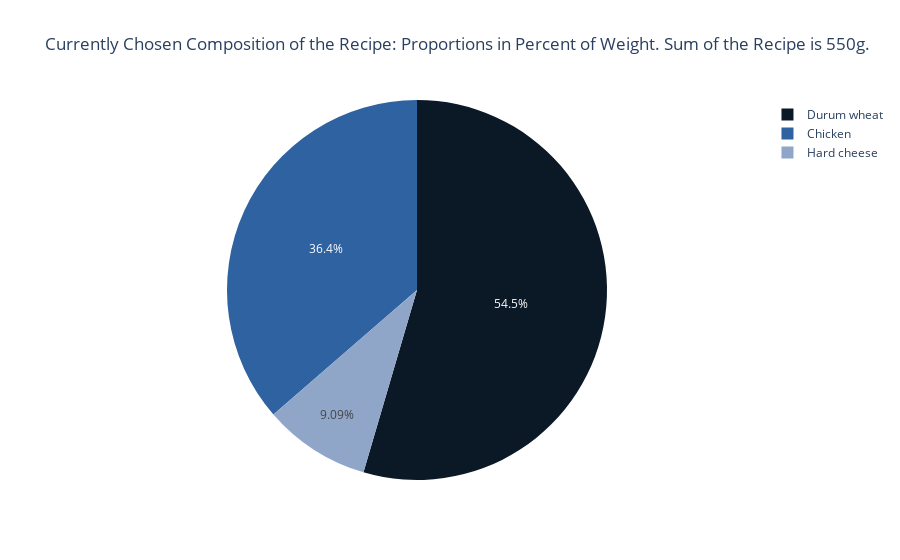

This figure's notebook cell:
### Markdown cell above
## Show plotly plot for recipe composition

### Code cell
import plotly.express as px

# give ingredients as names, value = proportion, sum of recipe is in title

fig = px.pie(names = ingredients, values = proportions, 
    color_discrete_sequence=oslo_rgb[1::3], 
            title = ('Currently Chosen Composition of the Recipe: Proportions in Percent of Weight. Sum of the Recipe is {}g.').format(sum(proportions)))
fig.show()
# fig.write_html("PieChartRecipe2.html")

### Figure 1 — Plotly figure (JSON) as saved in the notebook; plotly's stock layout.template omitted (floating-point values rounded to 4 significant figures)
{"data": [{"domain": {"x": [0, 1], "y": [0, 1]}, "hovertemplate": "label=%{label}<br>value=%{value}<extra></extra>", "labels": ["Durum wheat", "Chicken", "Hard cheese"], "legendgroup": "", "name": "", "showlegend": true, "type": "pie", "values": [300, 200, 50]}], "layout": {"legend": {"tracegroupgap": 0}, "piecolorway": ["rgb(11, 25, 39)", "rgb(46, 98, 160)", "rgb(144, 166, 201)", "rgb(255, 255, 255)"], "title": {"text": "Currently Chosen Composition of the Recipe: Proportions in Percent of Weight. Sum of the Recipe is 550g."}}}
